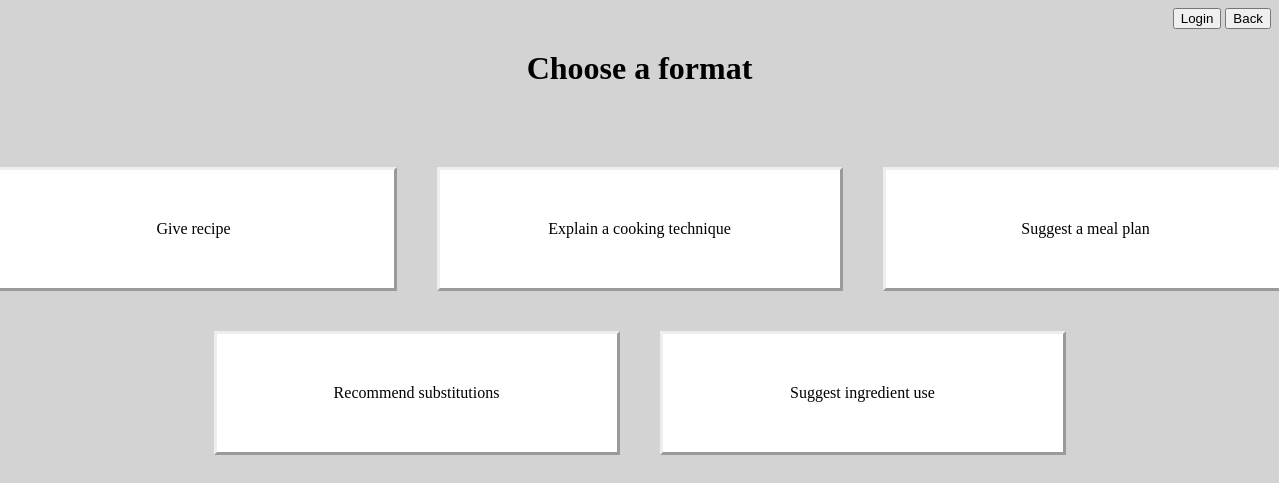
The page /src/choice.php?subject=2 on the database its author committed.
### tables this page shows
CREATE TABLE choices (
    id INT AUTO_INCREMENT PRIMARY KEY,
    choice VARCHAR(255),
    prompt TEXT
);

### src/choice.php (the view, shortened to what this page needs)
<?php
require("connection.php");
$Database = $dbh->prepare("SELECT choices.* FROM choices INNER JOIN tags ON choices.id = tags.choice_id WHERE tags.subject_id = :id");
$subjectId = filter_var($_GET['subject'], FILTER_SANITIZE_NUMBER_INT);
$Database->bindParam(':id',$subjectId);
$Database->execute();
$choices = $Database->fetchAll(PDO::FETCH_ASSOC);
?>
<!DOCTYPE html>
<html lang="en">
<head>
    <link rel="stylesheet" href="style.css">
</head>
<body>
    <nav class="right-button-login">
        <?php if (empty($_SESSION["loggedInUser"])) { ?>
            <a href="login-logout/login.php"><button class="login-button">Login</button></a>
            <a href="homepage.php"><button class="back">Back</button></a>
        <?php } ?>
    </nav>
    <div class="title-center-home">
        <h1>Choose a format</h1>
    </div>
    <div class="center-boxes-two">
        <div class="row-boxes">
            <?php
            $counter = 0;
            foreach ($choices as $choice) {
                if ($counter % 3 == 0) { ?>
                    <div class="row">
                <?php } ?>
                <a href="prompt.php?subject=<?=$_GET['subject'];?>&choice=<?=$choice['id'];?>"><p class="boxes-two"><?= $choice['choice'];?></p></a>
                <?php
                $counter++;
                if ($counter % 3 == 0) { ?>
                    </div>
                <?php }
            }
            if ($counter % 3 != 0) { ?>
                </div>
            <?php } ?>
        </div>
    </div>
</body>
</html>

### src/style.css (style rules this page uses)
body { background-color: lightgray; }
.title-center-home { text-align: center; }
.center-boxes-two { display: flex; justify-content: center; align-items: center; margin-top: 60px; }
.row-boxes { display: flex; justify-content: center; flex-wrap: wrap; width: 100%; }
.row { display: flex; justify-content: center; width: 100%; }
.boxes-two { flex: 1 1 33%; text-align: center; padding: 50px; margin: 20px; width: 300px; border-style: outset; text-align: center; background-color: white; }
a { text-decoration: none; color: black; }
.right-button-login { text-align: right; }

### rows shown on the page
choices: choice "Give recipe"
choices: choice "Explain a cooking technique"
choices: choice "Suggest a meal plan"
choices: choice "Recommend substitutions"
choices: choice "Suggest ingredient use"
